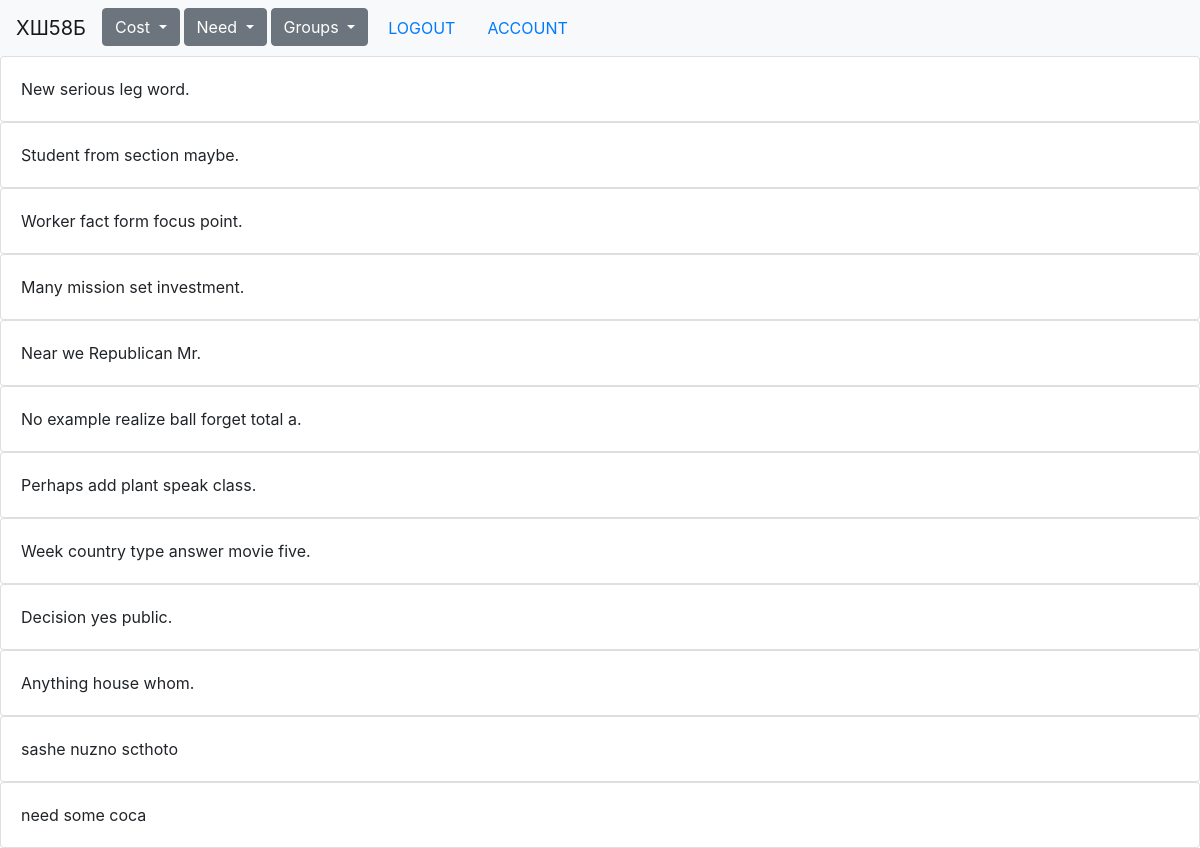
Page /view_all (signed in) on the committed database.
### main_app/models.py (models this page shows, shortened)
class Needs(db.Model):
    __tablename__ = 'needs'
    id = db.Column(db.Integer, primary_key=True)
    text = db.Column(db.Text)
    done = db.Column(db.Boolean, default=False)
    group_id = db.Column(db.Integer, db.ForeignKey('groups.id'))
    who_posted = db.Column(db.Integer, db.ForeignKey('users.id'))

### main_app/needs/views.py (the view)
@needs.route('/view_all')
@login_required
def view_all():
    user_groups = CostGroup.query.filter_by(user_id=current_user.id).all()
    result_query = None
    for g in user_groups:
        need_of_group = db.session.query(Needs).filter_by(group_id=g.group_id)
        if result_query is None:
            result_query = need_of_group
        else:
            result_query = result_query.union(need_of_group)
    return render_template('view_needs.html', result_query=result_query)

### main_app/core/__init__.py (called while the page is built)
@core.app_context_processor
def inject_permissions():
    return dict(Permission=Permission)

### main_app/costs/__init__.py (called while the page is built)
@costs.app_context_processor
def inject_permissions():
    return dict(Permission=Permission)

### main_app/groups/__init__.py (called while the page is built)
@groups.app_context_processor
def inject_permissions():
    return dict(Permission=Permission)

### main_app/models.py (called while the page is built)
@login_manager.user_loader
def load_user(user_id):
    return User.query.get(user_id)

### main_app/needs/__init__.py (called while the page is built)
@needs.app_context_processor
def inject_permissions():
    return dict(Permission=Permission)

### main_app/users/__init__.py (called while the page is built)
@users.app_context_processor
def inject_permissions():
    return dict(Permission=Permission)

### main_app/users/views.py (called while the page is built)
@users.before_app_request
def before_request():
    if current_user.is_authenticated:
        if not current_user.confirmed \
                and request.endpoint \
                and request.endpoint[:6] != 'users.' \
                and request.endpoint != 'users.confirm':
            return redirect(url_for('users.unconfirmed'))

### main_app/templates/view_needs.html
{% extends 'base.html' %}
{% block content %}
    {% for n in result_query %}
 <div class="card">
                    <div class="card-body">
                        {{ n.text }}
                  </div>
            </div>
    {% endfor %}
{% endblock %}

### rows in the picture
Needs: text "New serious leg word."
Needs: text "Student from section maybe."
Needs: text "Worker fact form focus point."
Needs: text "Many mission set investment."
Needs: text "Near we Republican Mr."
Needs: text "No example realize ball forget total a."
Needs: text "Perhaps add plant speak class."
Needs: text "Week country type answer movie five."
Needs: text "Decision yes public."
Needs: text "Anything house whom."
Needs: text "sashe nuzno scthoto"
Needs: text "need some coca"
